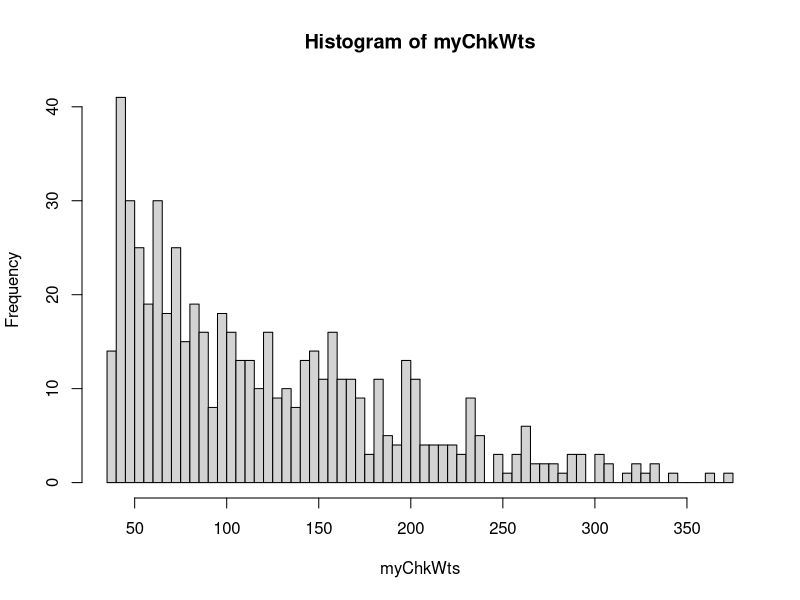
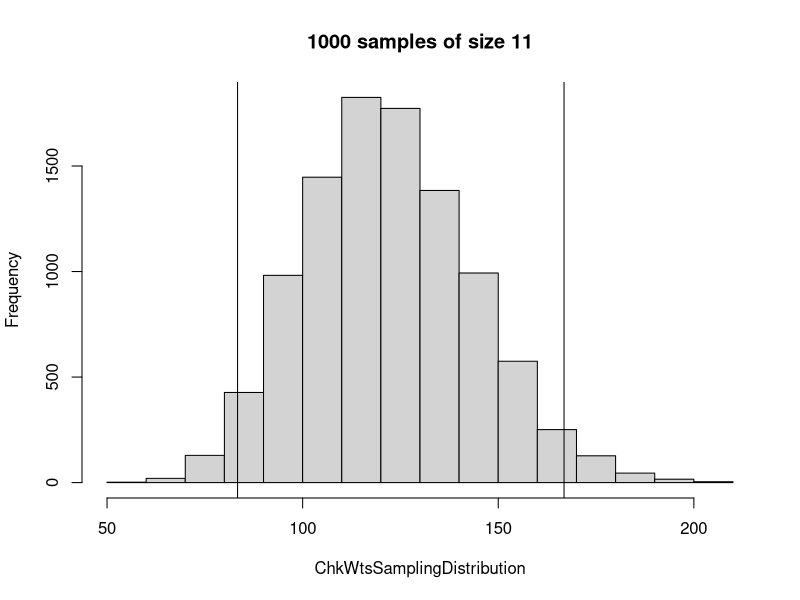
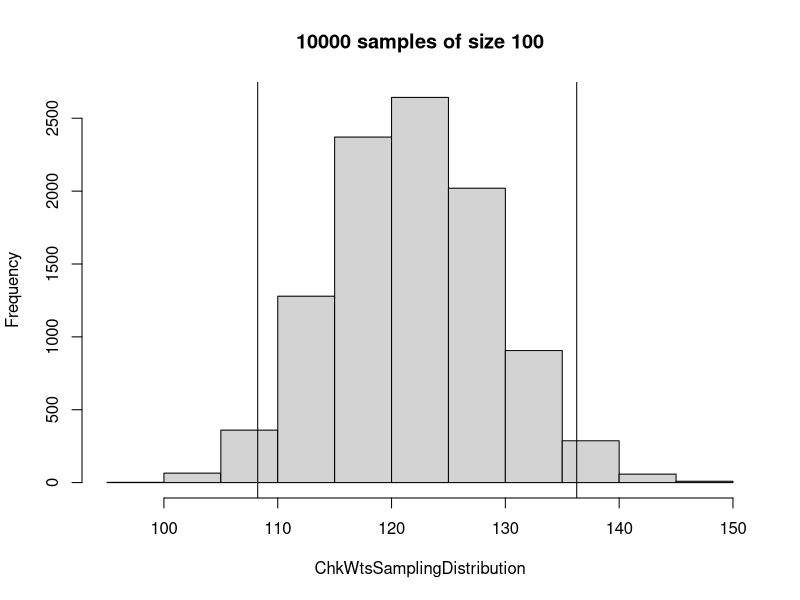

Write the R code that produced these figures, in order.
## ---- chunk 1

# summarize the chickweights dataset
summary(ChickWeight)

# there are four variables
    # weight
    # time
    # chick
    # diet

# dimensions of the chickweights dataset
dim(ChickWeight)

# the first number reflects the number of rows - 578
# it signifies how many observations there are

## ---- chunk 2

summary(ChickWeight$weight)
# provides the min, 1st quartile, median, mean, 3rd quartile, and max of the weight variable

head(ChickWeight$weight)
# shows the first 6 observations of the weight variable

mean(ChickWeight$weight)
# shows the mean of the weight variable

myChkWts <- ChickWeight$weight
# stores the weight variable into a new variable

quantile(myChkWts, 0.50)
# provides the number where .50 quantile is located

## ---- chunk 3

# create a histogram for the myChkWts variable
hist(myChkWts, breaks = 50)

# display the 2.5 and 97.5 quantiles
quantile(myChkWts, c(0.025, 0.975))

# this is a right skewed distribution because the mean is greater than the
# median. It is not a normal distribution.

# the 2.5 quantile of 41 means that 2.5% of all of the data falls below
# the number 41. Likewise, the 97.5 quantile of 294.575 means that the top
# 2.5% of all of the data falls above the number 294.575.

## ---- chunk 4

# create a sampling distribution from chick weights
ChkWtsSamplingDistribution <- replicate(10000, mean(sample(myChkWts, size = 11, replace = TRUE)))

# show a histogram of the sampling distribution
hist(ChkWtsSamplingDistribution, main = '1000 samples of size 11')
abline(v = quantile(ChkWtsSamplingDistribution, 0.025))
abline(v = quantile(ChkWtsSamplingDistribution, 0.975))

## ---- chunk 5

# the sampling distribution is different because by taking the mean of many
# samples, it becomes a normal distribution which converges on the mean
# of the raw data. The Quantiles are different because the sampling distribution
# is still taking the mean of a sample.

## ---- chunk 6

# create a sampling distribution from chick weights
ChkWtsSamplingDistribution <- replicate(10000, mean(sample(myChkWts, size = 100, replace = TRUE)))

# show a histogram of the sampling distribution
hist(ChkWtsSamplingDistribution, main = '10000 samples of size 100')
abline(v = quantile(ChkWtsSamplingDistribution, 0.025))
abline(v = quantile(ChkWtsSamplingDistribution, 0.975))

# taking a sample of 100 versus a sample of 11 means that the sample will be
# a better representation of the population. With a smaller sample size there
# is a greater chance for sampling error.

